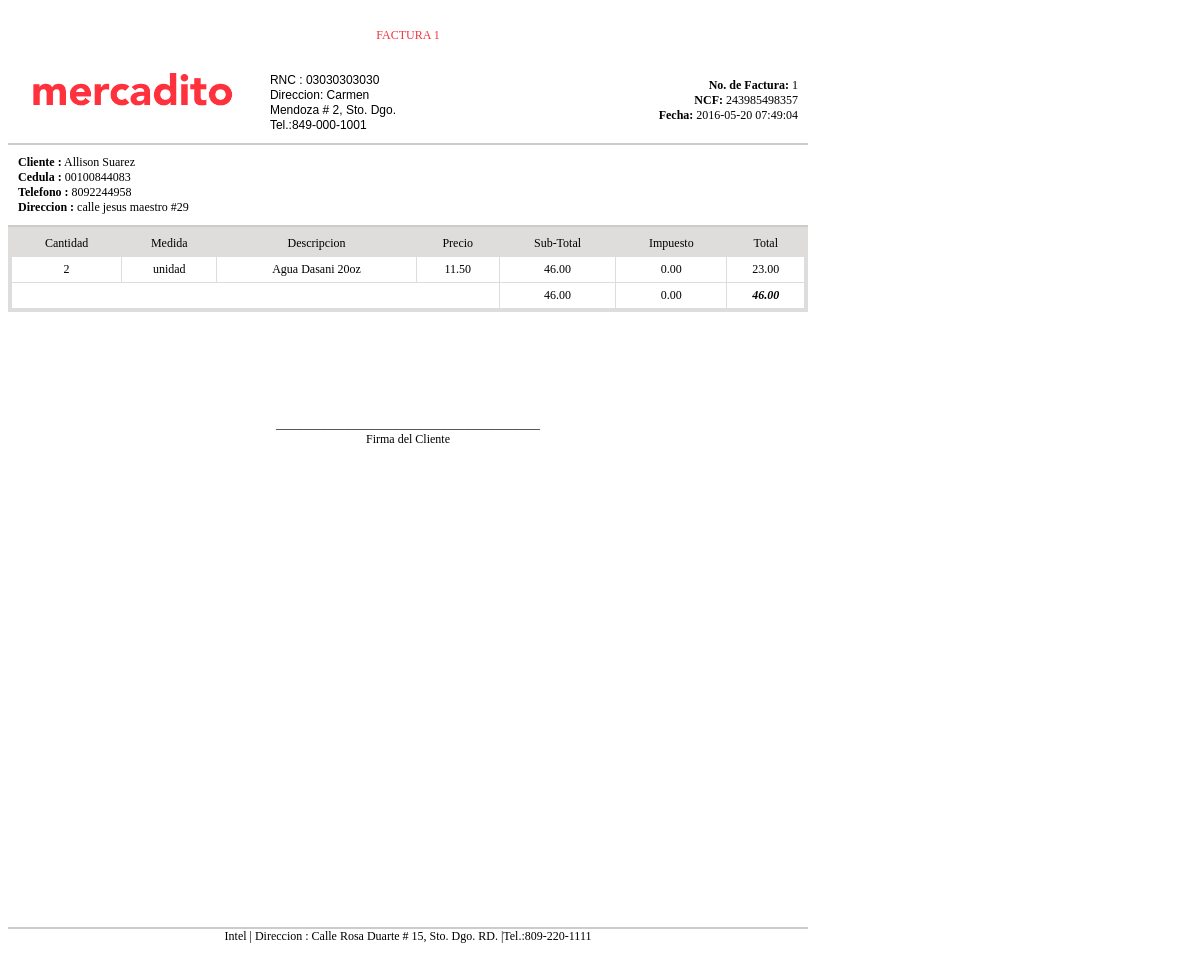
The page /factura/index.php?id=1 on the database its author committed.
### tables this page shows
CREATE TABLE `factura` (
  `id` int(11) NOT NULL,
  `id_cliente` int(11) NOT NULL,
  `id_usuario` int(11) NOT NULL,
  `fecha` date NOT NULL,
  `sub_total` varchar(15) NOT NULL,
  `impuesto` varchar(15) NOT NULL,
  `total` varchar(15) NOT NULL,
  `ncf` varchar(50) NOT NULL,
  `codigo` varchar(15) NOT NULL,
  `detalle` text NOT NULL,
  `fecha_creacion` datetime NOT NULL,
  `estado` int(11) NOT NULL,
  `pago` int(11) NOT NULL
);

CREATE TABLE `clientes` (
  `id` int(11) NOT NULL,
  `nombre` varchar(100) NOT NULL,
  `nombre_comercial` varchar(150) NOT NULL,
  `cedula` varchar(20) NOT NULL,
  `rnc` varchar(20) NOT NULL,
  `telefono` varchar(15) NOT NULL,
  `direccion` text NOT NULL,
  `estado` int(11) NOT NULL
);

CREATE TABLE `detalles_factura` (
  `id` int(11) NOT NULL,
  `id_producto` int(11) NOT NULL,
  `id_factura` int(11) NOT NULL,
  `cantidad` varchar(15) NOT NULL,
  `precio` varchar(15) NOT NULL,
  `impuesto` varchar(15) NOT NULL,
  `pago` varchar(15) NOT NULL
);

CREATE TABLE `productos` (
  `id` int(11) NOT NULL,
  `nombre` varchar(100) NOT NULL,
  `tipo` int(11) NOT NULL,
  `precio` varchar(15) NOT NULL,
  `detalle` text NOT NULL,
  `capital` varchar(15) NOT NULL,
  `existencia` varchar(15) NOT NULL,
  `estado` int(11) NOT NULL
);

### factura/index.php (the view, shortened to what this page needs)
<?PHP
include("../libreria/engine.php");
function consulta($tabla_db,$id,$con){
        $sql = "select * from {$tabla_db} where id = {$id}";
        $rss  = mysqli_query($con,$sql);
        $consulta = mysqli_fetch_assoc($rss);
    return $consulta;
}
$factura = consulta("factura", $_GET['id'],$con);
$cliente = consulta("clientes", $factura['id_cliente'],$con);
?>
<!doctype HTMl>
<html>
  <head>
  </head>
    <body>
        <div id="factura">
          <div class="header"> <br> FACTURA <?php echo $factura['id'] ?> </div>
          <div class="info-empresa">
               <img height="65" src="logo.png" style=" float:left; padding-right:20px ">
              <br>
               RNC : 03030303030
               <br>
               Direccion: Carmen Mendoza # 2, Sto. Dgo.
               <br>
              Tel.:849-000-1001
          </div>
          <div class="info-factura">
          <br>
           <br>
              <b> No. de Factura: </b>  <?php echo $factura['id'] ?>
              <br>
              <b>NCF:</b> <?php echo $factura['ncf'] ?>
              <br>
              <b>Fecha:</b> <?php echo $factura['fecha_creacion'] ?>
          </div>
           <br> <br> <br> <br> <br> <br> <br>
          <div class="linea"></div>
            <div class="cliente">
                <b>Cliente :</b> <?php echo $cliente['nombre'] ?>
                <br>
                <b>Cedula :</b> <?php echo $cliente['cedula'] ?>
                <br>
                <b>Telefono :</b> <?php echo $cliente['telefono'] ?>
                <br>
                <b>Direccion :</b> <?php echo $cliente['direccion'] ?>
            </div>
            <div class="linea"></div>
             <div class="cuerpo-de-factura" style="height:700px">
             <table class="table-factura" rules="all">
                <tr style="background:#dfdcdc">
                  <td>Cantidad</td>
                  <td>Medida</td>
                  <td>Descripcion</td>
                  <td>Precio</td>
                  <td>Sub-Total</td>
                  <td>Impuesto</td>
                  <td>Total</td>
                </tr>
<?php
$sub_total = 0;
$impuesto = 0;
    $sql = "select p.nombre,df.impuesto,p.existencia,df.id_producto as id,df.cantidad,df.precio as sub_total,df.pago  from detalles_factura df
    left join productos p
    on(df.id_producto = p.id)
    where df.id_factura = '{$factura['id']}'
    ";
$rs = mysqli_query($con,$sql);
while($fila = mysqli_fetch_assoc($rs)){
    $sub_total += $fila['sub_total'] * $fila['cantidad'];
									$impuesto  += $fila['impuesto'];
									echo "
									  <tr  valign='top'>
										  <td>{$fila['cantidad']}</td>
										  <td>unidad</td>
										  <td>{$fila['nombre']}</td>
										  <td>".number_format($fila['sub_total']/$fila['cantidad'],2)."</td>
						 <td>".number_format($fila['sub_total'] *  $fila['cantidad'],2)."</td>
										  <td>".number_format($fila['impuesto'],2)."</td>
									 <td>".number_format($fila['sub_total'] + $fila['impuesto'],2)."</td>
										</tr>
										";
}
                 ?>
                <tr>
                  <td colspan='4'></td>
                  <td> <?php echo number_format($sub_total,2) ?></td>
                  <td><?php echo number_format($impuesto,2) ?></td>
                  <td><b><i><?php echo number_format($impuesto+$sub_total,2) ?></b></i></td>
                </tr>
                </table>
                 <br> <br> <br> <br> <br> <br> <br>
                <center>
                ____________________________________________
                <br>
                Firma del Cliente
                </center>
              </div>
            <div class="linea"></div>
            <center>
              Intel |  Direccion : Calle Rosa Duarte # 15, Sto. Dgo. RD. |Tel.:809-220-1111
            </center>
        </div>
    </body>
</html>

### factura/index.php (style rules this page uses)
.table-factura { width:800px; margin:0px; font-size:12px; border:4px solid #dfdcdc; text-align:center; }
td { padding :5px; }
#factura { height:1000px; width:800px; }
.header { height:20px; text-align:center; color:#f4343f; padding:5px; vertical-align:middle; }
.info-empresa { width:400px; padding-top:20px; padding-left:10px; padding-right:10px; float:left; font-family:arial; font-size:12px; line-height:15px; }
.info-factura { width:360px; float:left; padding:10px; text-align:right; font-family:avenir; font-size:12px; line-height:15px; }
.linea { border:1px solid #ccc; display:block; }
.cliente { padding:10px; }
body { font-family:avenir; font-size:12px; }

### rows shown on the page
factura: id "1", ncf "243985498357", fecha_creacion "2016-05-20 07:49:04"
clientes: nombre "Allison Suarez", cedula "00100844083", telefono "8092244958", direccion "calle jesus maestro #29"
detalles_factura: cantidad "2", id_producto.nombre "Agua Dasani 20oz", $fila['sub_total']/$fila['cantidad'] "11.50", precio+cantidad "46.00", impuesto "0.00", $fila['sub_total'] + $fila['impuesto'] "23.00"

### other values the page prints
$sub_total "46.00"
$impuesto "0.00"
$impuesto+$sub_total "46.00"
